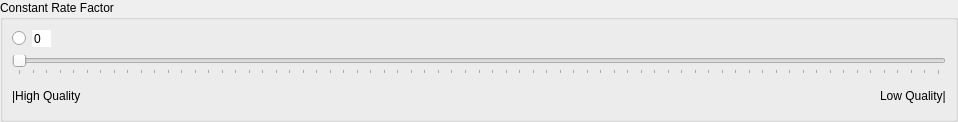
<?xml version="1.0" encoding="UTF-8"?>
<ui version="4.0">
 <class>VideoCRFInterface</class>
 <widget class="QWidget" name="VideoCRFInterface">
  <property name="geometry">
   <rect>
    <x>0</x>
    <y>0</y>
    <width>958</width>
    <height>122</height>
   </rect>
  </property>
  <property name="windowTitle">
   <string>Form</string>
  </property>
  <layout class="QVBoxLayout" name="verticalLayout">
   <property name="leftMargin">
    <number>0</number>
   </property>
   <property name="topMargin">
    <number>0</number>
   </property>
   <property name="rightMargin">
    <number>0</number>
   </property>
   <property name="bottomMargin">
    <number>0</number>
   </property>
   <item>
    <widget class="QGroupBox" name="groupBox_12">
     <property name="title">
      <string>Constant Rate Factor</string>
     </property>
     <layout class="QVBoxLayout" name="verticalLayout_12">
      <item>
       <layout class="QHBoxLayout" name="horizontalLayout_7">
        <item>
         <widget class="QRadioButton" name="videoCRFRadio">
          <property name="text">
           <string/>
          </property>
         </widget>
        </item>
        <item>
         <widget class="QSpinBox" name="videoRFSpinBox">
          <property name="frame">
           <bool>false</bool>
          </property>
          <property name="buttonSymbols">
           <enum>QAbstractSpinBox::ButtonSymbols::NoButtons</enum>
          </property>
         </widget>
        </item>
        <item>
         <spacer name="horizontalSpacer_3">
          <property name="orientation">
           <enum>Qt::Orientation::Horizontal</enum>
          </property>
          <property name="sizeHint" stdset="0">
           <size>
            <width>40</width>
            <height>20</height>
           </size>
          </property>
         </spacer>
        </item>
       </layout>
      </item>
      <item>
       <widget class="QSlider" name="videoRateFactorSlider">
        <property name="maximum">
         <number>68</number>
        </property>
        <property name="pageStep">
         <number>1</number>
        </property>
        <property name="orientation">
         <enum>Qt::Orientation::Horizontal</enum>
        </property>
        <property name="tickPosition">
         <enum>QSlider::TickPosition::TicksBelow</enum>
        </property>
       </widget>
      </item>
      <item>
       <layout class="QHBoxLayout" name="horizontalLayout_8">
        <item>
         <widget class="QLabel" name="videoHQLabel">
          <property name="text">
           <string>|High Quality</string>
          </property>
         </widget>
        </item>
        <item>
         <spacer name="horizontalSpacer_4">
          <property name="orientation">
           <enum>Qt::Orientation::Horizontal</enum>
          </property>
          <property name="sizeHint" stdset="0">
           <size>
            <width>40</width>
            <height>20</height>
           </size>
          </property>
         </spacer>
        </item>
        <item>
         <widget class="QLabel" name="videoLQLabel">
          <property name="text">
           <string>Low Quality|</string>
          </property>
         </widget>
        </item>
       </layout>
      </item>
     </layout>
    </widget>
   </item>
  </layout>
 </widget>
 <resources/>
 <connections/>
</ui>
